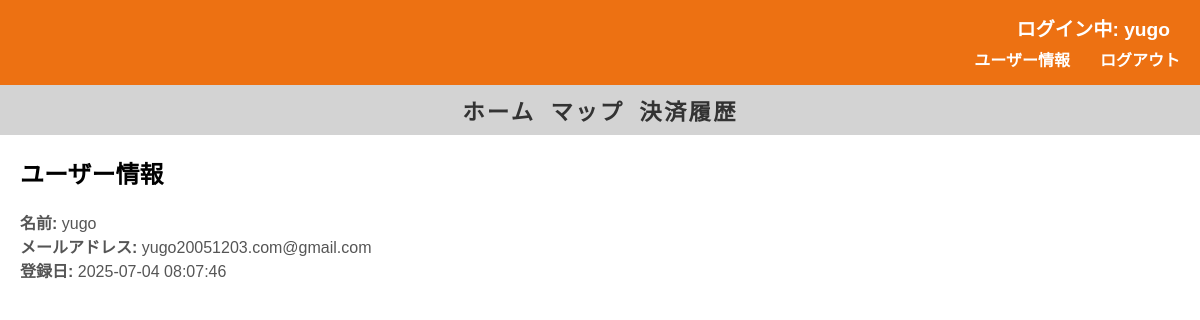
Page /users_home/users_data (signed in) on the committed database.
### tables this page shows
CREATE TABLE users_table (
    id INTEGER PRIMARY KEY AUTOINCREMENT,
    u_name TEXT NOT NULL,
    email TEXT UNIQUE NOT NULL,
    password TEXT NOT NULL,           -- 平文パスワード用
    created_at TIMESTAMP DEFAULT CURRENT_TIMESTAMP
);

### routes/users_home/users_home.py (the view)
@users_home_bp.route('/users_data')
def users_data():
    if 'id' not in session:
        flash("ログインしてください")
        return redirect(url_for('users_login.login'))
    u_name = session.get('u_name', 'ゲスト')
    conn = sqlite3.connect('app.db')
    cursor = conn.cursor()
    cursor.execute("""
        SELECT u_name, email, created_at
        FROM users_table
        WHERE id = ?
    """, (session['id'],))
    user_data = cursor.fetchone()
    conn.close()
    user = None
    if user_data:
        user = {
            'username': user_data[0],
            'email': user_data[1],
            'registration_date': user_data[2]
        }
    return render_template(
        'users_home/users_data.html',
        user=user,
        u_name=u_name
    )

### templates/users_home/users_data.html (shortened to what this page needs)
<!DOCTYPE html>
<html lang="ja">
<head>
    <link rel="stylesheet" href="{{ url_for('static', filename='css/users_home.css') }}">
</head>
<body>
    <div class="water-blue-section">
        <span class="username">
            ログイン中: {{ u_name if u_name else 'ゲスト' }}
        </span>
        <div class="user-links">
            <a href="{{ url_for('users_home.users_data')}}">ユーザー情報</a>
            <a href="{{ url_for('users_home.logout')}}">ログアウト</a>
        </div>
    </div>
    <div class="gray-section">
        <ul>
            <li class="{% if request.endpoint == 'users_home.home' %}active{% endif %}">
                <a href="{{ url_for('users_home.home') }}">ホーム</a>
            </li>
            <li class="{% if request.endpoint == 'users_home.map_shop' %}active{% endif %}">
                <a href="{{ url_for('users_home.map_shop') }}">マップ</a>
            </li>
            <li class="{% if request.endpoint == 'users_home.payment_history' %}active{% endif %}">
                <a href="{{ url_for('users_home.payment_history') }}">決済履歴</a>
            </li>
        </ul>
    </div>
    <main>
        <h2>ユーザー情報</h2>
        <div>
            {% if user %}
                <p><strong>名前:</strong> {{ user.username }}</p>
                <p><strong>メールアドレス:</strong> {{ user.email }}</p>
                <p><strong>登録日:</strong> {{ user.registration_date }}</p>
            {% else %}
                <p>ユーザー情報がありません。</p>
            {% endif %}
        </div>
    </main>
</body>
</html>

### static/css/users_home.css (style rules this page uses)
* { margin: 0; padding: 0; box-sizing: border-box; }
.water-blue-section { background-color: #ed7112; height: 85px; padding: 20px; font-family: Arial, sans-serif; color: #ffffff; display: flex; flex-direction: column; align-items: flex-end; justify-content: center; }
.water-blue-section .username { margin-bottom: 5px; }
.water-blue-section .user-links { display: flex; gap: 15px; }
.username { font-size: 1.5em; font-weight: bold; margin-right: 10px; }
.user-links a { margin-left: 15px; color: #ffffff; font-weight: bold; text-decoration: none; }
.gray-section { background-color: #D3D3D3; height: 50px; padding: 10px; font-family: Arial, sans-serif; display: flex; align-items: center; justify-content: center; font-size: 1.4em; letter-spacing: 0.1em; }
.gray-section ul { list-style-type: none; padding: 0; margin: 0; display: flex; gap: 15px; font-weight: bold; }
.gray-section li { margin: 0; }
.gray-section a { text-decoration: none; color: #333; }
main { padding: 20px; font-family: Arial, sans-serif; }
main h2 { margin-bottom: 20px; }
ul { list-style-type: none; padding: 0; }
ul li { margin-bottom: 15px; }
p { font-size: 1em; color: #555; }
.username { color: #ffffff; font-size: 1.2em; }

### rows in the picture
users_table: username "yugo", email "yugo20051203.com@gmail.com", registration_date "2025-07-04 08:07:46"

### other values in the picture
{{ u_name if u_name else 'ゲスト' }} "yugo"
